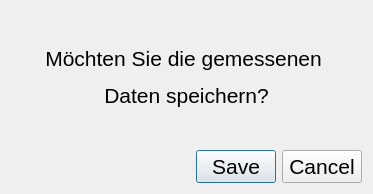
<?xml version="1.0" encoding="UTF-8"?>
<ui version="4.0">
 <class>SaveDialog</class>
 <widget class="QDialog" name="SaveDialog">
  <property name="geometry">
   <rect>
    <x>0</x>
    <y>0</y>
    <width>373</width>
    <height>194</height>
   </rect>
  </property>
  <property name="windowTitle">
   <string>Speichern?</string>
  </property>
  <layout class="QVBoxLayout" name="verticalLayout">
   <item>
    <widget class="QLabel" name="questionLabel">
     <property name="font">
      <font>
       <pointsize>16</pointsize>
      </font>
     </property>
     <property name="text">
      <string>&lt;html&gt;&lt;head/&gt;&lt;body&gt;&lt;p align=&quot;center&quot;&gt;Möchten Sie die gemessenen &lt;/p&gt;&lt;p align=&quot;center&quot;&gt;Daten speichern?&lt;/p&gt;&lt;/body&gt;&lt;/html&gt;</string>
     </property>
    </widget>
   </item>
   <item>
    <widget class="QDialogButtonBox" name="saveButtonBox">
     <property name="font">
      <font>
       <pointsize>16</pointsize>
      </font>
     </property>
     <property name="orientation">
      <enum>Qt::Horizontal</enum>
     </property>
     <property name="standardButtons">
      <set>QDialogButtonBox::Cancel|QDialogButtonBox::Save</set>
     </property>
    </widget>
   </item>
  </layout>
 </widget>
 <resources/>
 <connections>
  <connection>
   <sender>saveButtonBox</sender>
   <signal>rejected()</signal>
   <receiver>SaveDialog</receiver>
   <slot>reject()</slot>
   <hints>
    <hint type="sourcelabel">
     <x>316</x>
     <y>260</y>
    </hint>
    <hint type="destinationlabel">
     <x>286</x>
     <y>274</y>
    </hint>
   </hints>
  </connection>
  <connection>
   <sender>saveButtonBox</sender>
   <signal>accepted()</signal>
   <receiver>SaveDialog</receiver>
   <slot>accept()</slot>
   <hints>
    <hint type="sourcelabel">
     <x>248</x>
     <y>254</y>
    </hint>
    <hint type="destinationlabel">
     <x>157</x>
     <y>274</y>
    </hint>
   </hints>
  </connection>
 </connections>
</ui>
